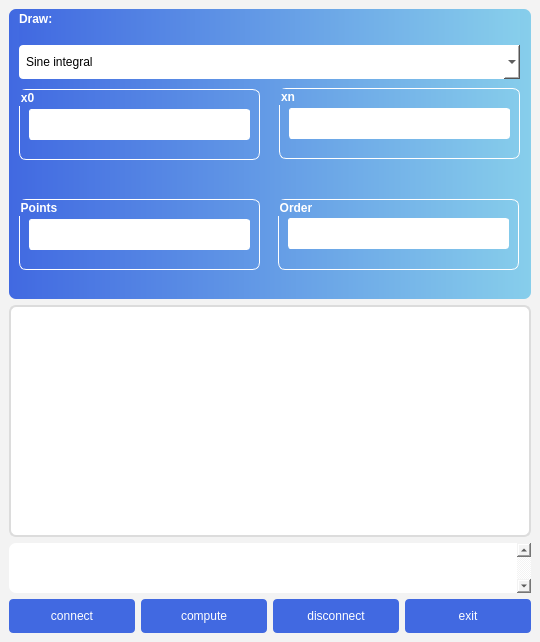
<?xml version="1.0" encoding="UTF-8"?>
<ui version="4.0">
 <class>uiform</class>
 <widget class="QMainWindow" name="uiform">
  <property name="geometry">
   <rect>
    <x>0</x>
    <y>0</y>
    <width>540</width>
    <height>642</height>
   </rect>
  </property>
  <property name="sizePolicy">
   <sizepolicy hsizetype="Maximum" vsizetype="Maximum">
    <horstretch>0</horstretch>
    <verstretch>0</verstretch>
   </sizepolicy>
  </property>
  <property name="windowTitle">
   <string>Course 3</string>
  </property>
  <property name="styleSheet">
   <string notr="true">background:#f3f3f3;</string>
  </property>
  <widget class="QWidget" name="centralwidget">
   <layout class="QVBoxLayout" name="verticalLayout_2">
    <item>
     <layout class="QVBoxLayout" name="verticalLayout"/>
    </item>
    <item>
     <widget class="QWidget" name="widget" native="true">
      <property name="sizePolicy">
       <sizepolicy hsizetype="Expanding" vsizetype="Expanding">
        <horstretch>0</horstretch>
        <verstretch>0</verstretch>
       </sizepolicy>
      </property>
      <property name="minimumSize">
       <size>
        <width>0</width>
        <height>290</height>
       </size>
      </property>
      <property name="styleSheet">
       <string notr="true">background-color: qlineargradient(spread:pad, x1:0, y1:0, x2:1, y2:0, stop:0 royalblue, stop:1 skyblue);border-radius:7px;</string>
      </property>
      <widget class="QGroupBox" name="groupBox">
       <property name="geometry">
        <rect>
         <x>10</x>
         <y>80</y>
         <width>241</width>
         <height>71</height>
        </rect>
       </property>
       <property name="styleSheet">
        <string notr="true">background:transparent;color:white;font-weight:bold;border:1px solid white;</string>
       </property>
       <property name="title">
        <string>x0</string>
       </property>
       <widget class="QLineEdit" name="xs_edit">
        <property name="geometry">
         <rect>
          <x>10</x>
          <y>20</y>
          <width>221</width>
          <height>31</height>
         </rect>
        </property>
        <property name="styleSheet">
         <string notr="true">background:white;color:black;border-radius:3px;</string>
        </property>
       </widget>
      </widget>
      <widget class="QGroupBox" name="groupBox_2">
       <property name="geometry">
        <rect>
         <x>270</x>
         <y>79</y>
         <width>241</width>
         <height>71</height>
        </rect>
       </property>
       <property name="styleSheet">
        <string notr="true">background:transparent;color:white;font-weight:bold;border:1px solid white;</string>
       </property>
       <property name="title">
        <string>xn</string>
       </property>
       <widget class="QLineEdit" name="xn_edit">
        <property name="geometry">
         <rect>
          <x>10</x>
          <y>20</y>
          <width>221</width>
          <height>31</height>
         </rect>
        </property>
        <property name="styleSheet">
         <string notr="true">background:white;color:black;border-radius:3px;</string>
        </property>
       </widget>
      </widget>
      <widget class="QGroupBox" name="groupBox_3">
       <property name="geometry">
        <rect>
         <x>10</x>
         <y>190</y>
         <width>241</width>
         <height>71</height>
        </rect>
       </property>
       <property name="styleSheet">
        <string notr="true">background:transparent;color:white;font-weight:bold;border:1px solid white;</string>
       </property>
       <property name="title">
        <string>Points</string>
       </property>
       <widget class="QLineEdit" name="points_edit">
        <property name="geometry">
         <rect>
          <x>10</x>
          <y>20</y>
          <width>221</width>
          <height>31</height>
         </rect>
        </property>
        <property name="styleSheet">
         <string notr="true">background:white;color:black;border-radius:3px;</string>
        </property>
       </widget>
      </widget>
      <widget class="QGroupBox" name="groupBox_4">
       <property name="geometry">
        <rect>
         <x>269</x>
         <y>190</y>
         <width>241</width>
         <height>71</height>
        </rect>
       </property>
       <property name="styleSheet">
        <string notr="true">background:transparent;color:white;font-weight:bold;border:1px solid white;</string>
       </property>
       <property name="title">
        <string>Order</string>
       </property>
       <widget class="QLineEdit" name="order_edit">
        <property name="geometry">
         <rect>
          <x>10</x>
          <y>19</y>
          <width>221</width>
          <height>31</height>
         </rect>
        </property>
        <property name="styleSheet">
         <string notr="true">background:white;color:black;border-radius:3px;</string>
        </property>
       </widget>
      </widget>
      <widget class="QWidget" name="gridLayoutWidget">
       <property name="geometry">
        <rect>
         <x>10</x>
         <y>-10</y>
         <width>501</width>
         <height>80</height>
        </rect>
       </property>
       <layout class="QGridLayout" name="gridLayout">
        <property name="sizeConstraint">
         <enum>QLayout::SetMinAndMaxSize</enum>
        </property>
        <item row="0" column="0">
         <widget class="QLabel" name="label_2">
          <property name="autoFillBackground">
           <bool>false</bool>
          </property>
          <property name="styleSheet">
           <string notr="true">background:transparent;color:white;font-weight:bold;</string>
          </property>
          <property name="text">
           <string>Draw:</string>
          </property>
         </widget>
        </item>
        <item row="1" column="0">
         <widget class="QComboBox" name="function_box">
          <property name="sizePolicy">
           <sizepolicy hsizetype="Preferred" vsizetype="Fixed">
            <horstretch>0</horstretch>
            <verstretch>50</verstretch>
           </sizepolicy>
          </property>
          <property name="styleSheet">
           <string notr="true">background:white;color:black;padding:7px;border-radius:4px;height:20px;width:100%!important;</string>
          </property>
          <property name="frame">
           <bool>true</bool>
          </property>
          <item>
           <property name="text">
            <string>Sine integral</string>
           </property>
          </item>
          <item>
           <property name="text">
            <string>Cosine integral</string>
           </property>
          </item>
          <item>
           <property name="text">
            <string>Bessel function</string>
           </property>
          </item>
          <item>
           <property name="text">
            <string>Fresnel integral S</string>
           </property>
          </item>
          <item>
           <property name="text">
            <string>Fresnel integral C</string>
           </property>
          </item>
         </widget>
        </item>
       </layout>
      </widget>
     </widget>
    </item>
    <item>
     <widget class="QCustomPlot" name="customPlot" native="true">
      <property name="sizePolicy">
       <sizepolicy hsizetype="Expanding" vsizetype="Expanding">
        <horstretch>0</horstretch>
        <verstretch>0</verstretch>
       </sizepolicy>
      </property>
      <property name="styleSheet">
       <string notr="true">border-radius:7px;border:2px solid gainsboro;background:white;</string>
      </property>
     </widget>
    </item>
    <item>
     <widget class="QTextBrowser" name="log_txt_browser">
      <property name="enabled">
       <bool>true</bool>
      </property>
      <property name="sizePolicy">
       <sizepolicy hsizetype="Expanding" vsizetype="Minimum">
        <horstretch>0</horstretch>
        <verstretch>0</verstretch>
       </sizepolicy>
      </property>
      <property name="minimumSize">
       <size>
        <width>0</width>
        <height>10</height>
       </size>
      </property>
      <property name="maximumSize">
       <size>
        <width>16777215</width>
        <height>50</height>
       </size>
      </property>
      <property name="styleSheet">
       <string notr="true">background:white;border-radius:7px;</string>
      </property>
      <property name="verticalScrollBarPolicy">
       <enum>Qt::ScrollBarAlwaysOn</enum>
      </property>
     </widget>
    </item>
    <item>
     <layout class="QHBoxLayout" name="horizontalLayout">
      <item>
       <widget class="QPushButton" name="c_Btn">
        <property name="styleSheet">
         <string notr="true">border:0;background:royalblue;color:white;border-radius:4px;padding:10px;</string>
        </property>
        <property name="text">
         <string>connect</string>
        </property>
       </widget>
      </item>
      <item>
       <widget class="QPushButton" name="com_Btn">
        <property name="styleSheet">
         <string notr="true">border:0;background:royalblue;color:white;border-radius:4px;padding:10px;</string>
        </property>
        <property name="text">
         <string>compute</string>
        </property>
       </widget>
      </item>
      <item>
       <widget class="QPushButton" name="d_btn">
        <property name="styleSheet">
         <string notr="true">border:0;background:royalblue;color:white;border-radius:4px;padding:10px;</string>
        </property>
        <property name="text">
         <string>disconnect</string>
        </property>
       </widget>
      </item>
      <item>
       <widget class="QPushButton" name="e_btn">
        <property name="styleSheet">
         <string notr="true">border:0;background:royalblue;color:white;border-radius:4px;padding:10px;</string>
        </property>
        <property name="text">
         <string>exit</string>
        </property>
       </widget>
      </item>
     </layout>
    </item>
   </layout>
  </widget>
 </widget>
 <customwidgets>
  <customwidget>
   <class>QCustomPlot</class>
   <extends>QWidget</extends>
   <header>qcustomplot.h</header>
   <container>1</container>
  </customwidget>
 </customwidgets>
 <resources/>
 <connections/>
</ui>
